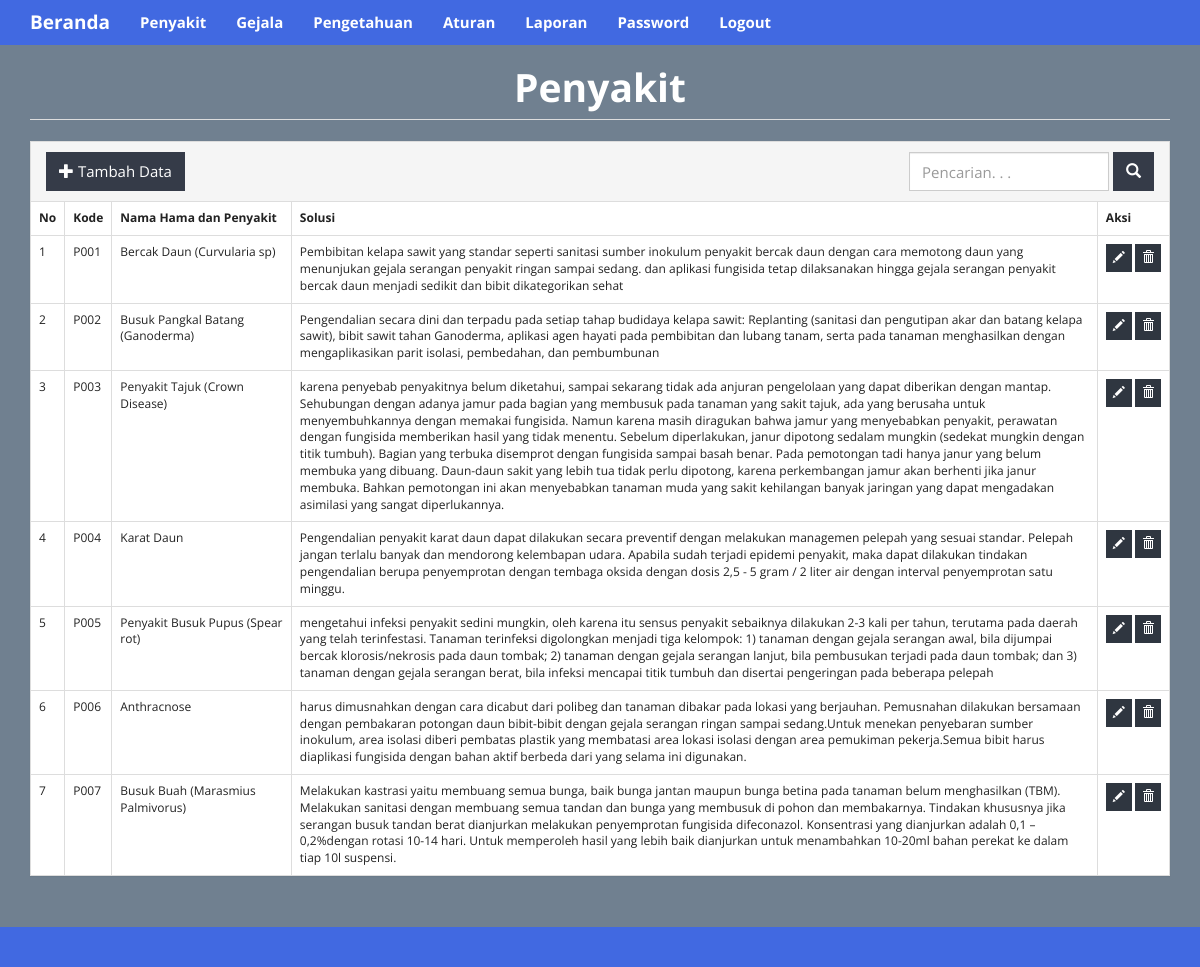
The page /index.php?m=diagnosa (signed in) on the database its author committed.
### tables this page shows
CREATE TABLE `tb_diagnosa` (
  `kode_diagnosa` varchar(16) NOT NULL,
  `nama_diagnosa` varchar(255) DEFAULT NULL,
  `solusi` text NOT NULL,
  `penyebab` text NOT NULL
);

### functions.php (called while the page is built, shortened)
<?php
$config["server"]='localhost';
$config["username"]='user';
$config["password"]='password';
$config["database_name"]='spforwardcf3';
include'includes/db.php';
$db = new DB($config['server'], $config['username'], $config['password'], $config['database_name']);
include'includes/general.php';
$mod = @$_GET['m'];

### includes/general.php (called while the page is built, shortened)
<?php
function esc_field($str){
    if (@!get_magic_quotes_gpc())
        return addslashes($str);
    else
        return $str;
}

### includes/db.php (called while the page is built, shortened)
<?php
class DB{
    var $conn = null;
    public function __construct($host, $username, $passwd, $dbname){
        $this->conn = mysqli_connect($host, $username, $passwd, $dbname);
    }
    public function query($sql){
        $query = mysqli_query($this->conn, $sql) or die('<pre>Error mysqli_query: ' . mysqli_error($this->conn) . '<br />' . $sql . '</pre>');
        return $query;
    }
    public function get_results($sql){
        $query = $this->query($sql);
        $arr = array();
        while($row = mysqli_fetch_object($query)){
            $arr[] = $row;
        }
        return $arr;
    }
}

### diagnosa.php (the view, shortened to what this page needs)
<body class="latar">
<div class="page-header">
    <h1 style="color: #fff;" align="center"><b>Penyakit</b></h1>
</div>
<div class="panel panel-default">
    <div class="panel-heading" align="right">
        <form class="form-inline">
            <div class="form-group">
                <input class="form-control" type="text" placeholder="Pencarian. . ." name="q" value="<?=@$_GET['q']?>" />
            </div>
            <div class="form-group">
                <button class="btn tambah"><span class="glyphicon glyphicon-search"></span></button>
            </div>
            <span class="pull-left">
            <div class="form-group">
                <a class="btn tambah" href="?m=diagnosa_tambah"><span class="glyphicon glyphicon-plus"></span> Tambah Data</a>
            </div></span>
        </form>
    </div>
    <div class="table-responsive">
        <table class="table table-bordered table-hover ">
            <thead><tr class="nw">
                <th>No</th>
                <th>Kode</th>
                <th>Nama Hama dan Penyakit</th>
                <th>Solusi</th>
                <th>Aksi</th>
            </tr></thead>
            <?php
            $q = esc_field(@$_GET['q']);
            $rows = $db->get_results("SELECT * FROM tb_diagnosa
                WHERE kode_diagnosa LIKE '%$q%' OR nama_diagnosa LIKE '%$q%' OR penyebab LIKE '%$q%' OR solusi LIKE '%$q%'
                ORDER BY kode_diagnosa");
            $no=0;
            foreach($rows as $row):?>
            <tr>
                <td><?=++$no ?></td>
                <td><?=$row->kode_diagnosa?></td>
                <td><?=$row->nama_diagnosa?></td>
                <td><?=$row->solusi?></td>
                <td class="nw">
                    <a class="btn btn-xs edit" href="?m=diagnosa_ubah&ID=<?=$row->kode_diagnosa?>"><span class="glyphicon glyphicon-pencil"></span></a>
                    <a class="btn btn-xs edit" href="aksi.php?act=diagnosa_hapus&ID=<?=$row->kode_diagnosa?>" onclick="return confirm('Hapus data?')"><span class="glyphicon glyphicon-trash"></span></a>
                </td>
            </tr>
            <?php endforeach;?>
        </table>
    </div>
</div>
</body>

### index.php (shortened to what this page needs)
<?php
include'functions.php';
?>
<!DOCTYPE html>
<html lang="en">
  <head>
    <link href="assets/css/yeti-bootstrap.min.css" rel="stylesheet"/>
    <link href="assets/css/general.css" rel="stylesheet"/>
    <link href="assets/css/select2.min.css" rel="stylesheet"/>
  </head>
  <body>
    <nav class="navbar navbar-default navbar-static-top" style="background-color : #4169E1">
      <div class="container">
        <div class="navbar-header">
          <a class="navbar-brand" href="?" class="d"><b>Beranda</b></a>
        </div>
        <div id="navbar" class="navbar-collapse collapse">
          <ul class="nav navbar-nav">
            <?php if($_SESSION['login']):?>
            <li><a href="?m=diagnosa" class="t"><b>Penyakit</b></a></li>
            <li><a href="?m=gejala" class="t"><b>Gejala</b></a></li>
            <li><a href="?m=relasi" class="t"><b>Pengetahuan</b></a></li>
            <li><a href="?m=rule" class="t"><b>Aturan</b></a></li>
            <li><a href="?m=laporan" class="t"><b>Laporan</b></a></li>
            <li><a href="?m=password" class="t"><b>Password</b></a></li>
            <li><a href="aksi.php?act=logout" class="t"><b>Logout</b></a></li>
            <?php endif?>
          </ul>
        </div>
      </div>
    </nav>
    <div>
    <div class="container">
    <?php
        if(file_exists($mod.'.php'))
            include $mod.'.php';
        else
            include 'home.php';
    ?>
  </div>
    </div>
    <footer class="footer" style="background-color: #4169E1; color: #fff;">
    </footer>
  </body>
</html>

### assets/css/general.css (style rules this page uses)
html { position: relative; min-height: 100%; }
body { margin-bottom: 70px; }
.footer { position: absolute; bottom: 0; width: 100%; height: 40px; }
.nw { white-space: nowrap; }
.page-header { margin-top: 0; padding-bottom: 0; }
.page-header h1 { margin-top: 0; }

### index.php (style rules this page uses)
.tambah { background-color: #e67e22; color: #fff; }
.edit { background-color: #3498db; color: #fff; }
.t { font-size: 15px; font-family: unset; }
.latar { background-color: #708090 ; }
.tambah { background-color: #353b48; }
.edit { background-color: #2f3640; }

### rows shown on the page
tb_diagnosa: kode_diagnosa "P001", nama_diagnosa "Bercak Daun (Curvularia sp)", solusi "Pembibitan kelapa sawit yang standar seperti sanitasi sumber inokulum penyakit bercak daun dengan cara memotong daun yang menunjukan gejala serangan penyakit ringan sampai sedang. dan aplikasi fungisida tetap dilaksanakan hingga gejala serangan penyakit bercak daun menjadi sedikit dan bibit dikategorikan sehat"
tb_diagnosa: kode_diagnosa "P002", nama_diagnosa "Busuk Pangkal Batang (Ganoderma)", solusi "Pengendalian secara dini dan terpadu pada setiap tahap budidaya kelapa sawit: Replanting (sanitasi dan pengutipan akar dan batang kelapa sawit), bibit sawit tahan Ganoderma, aplikasi agen hayati pada pembibitan dan lubang tanam, serta pada tanaman menghasilkan dengan mengaplikasikan parit isolasi, pembedahan, dan pembumbunan"
tb_diagnosa: kode_diagnosa "P003", nama_diagnosa "Penyakit Tajuk (Crown Disease)", solusi "karena penyebab penyakitnya belum diketahui, sampai sekarang tidak ada anjuran pengelolaan yang dapat diberikan dengan mantap. Sehubungan dengan adanya jamur pada bagian yang membusuk pada tanaman yang sakit tajuk, ada yang berusaha untuk menyembuhkannya dengan memakai fungisida. Namun karena masih diragukan bahwa jamur yang menyebabkan penyakit, perawatan dengan fungisida memberikan hasil yang tidak menentu. Sebelum diperlakukan, janur dipotong sedalam mungkin (sedekat mungkin dengan titik tumbuh). Bagian yang terbuka disemprot dengan fungisida sampai basah benar. Pada pemotongan tadi hanya janur yang belum membuka yang dibuang. Daun-daun sakit yang lebih tua tidak perlu dipotong, karena…"
tb_diagnosa: kode_diagnosa "P004", nama_diagnosa "Karat Daun", solusi "Pengendalian penyakit karat daun dapat dilakukan secara preventif dengan melakukan managemen pelepah yang sesuai standar. Pelepah jangan terlalu banyak dan mendorong kelembapan udara. Apabila sudah terjadi epidemi penyakit, maka dapat dilakukan tindakan pengendalian berupa penyemprotan dengan tembaga oksida dengan dosis 2,5 - 5 gram / 2 liter air dengan interval penyemprotan satu minggu."
tb_diagnosa: kode_diagnosa "P005", nama_diagnosa "Penyakit Busuk Pupus (Spear rot)", solusi "mengetahui infeksi penyakit sedini mungkin, oleh karena itu sensus penyakit sebaiknya dilakukan 2-3 kali per tahun, terutama pada daerah yang telah terinfestasi. Tanaman terinfeksi digolongkan menjadi tiga kelompok: 1) tanaman dengan gejala serangan awal, bila dijumpai bercak klorosis/nekrosis pada daun tombak; 2) tanaman dengan gejala serangan lanjut, bila pembusukan terjadi pada daun tombak; dan 3) tanaman dengan gejala serangan berat, bila infeksi mencapai titik tumbuh dan disertai pengeringan pada beberapa pelepah"
tb_diagnosa: kode_diagnosa "P006", nama_diagnosa "Anthracnose", solusi "harus dimusnahkan dengan cara dicabut dari polibeg dan tanaman dibakar pada lokasi yang berjauhan. Pemusnahan dilakukan bersamaan dengan pembakaran potongan daun bibit-bibit dengan gejala serangan ringan sampai sedang.Untuk menekan penyebaran sumber inokulum, area isolasi diberi pembatas plastik yang membatasi area lokasi isolasi dengan area pemukiman pekerja.Semua bibit harus diaplikasi fungisida dengan bahan aktif berbeda dari yang selama ini digunakan."
tb_diagnosa: kode_diagnosa "P007", nama_diagnosa "Busuk Buah (Marasmius Palmivorus)", solusi "Melakukan kastrasi yaitu membuang semua bunga, baik bunga jantan maupun bunga betina pada tanaman belum menghasilkan (TBM). Melakukan sanitasi dengan membuang semua tandan dan bunga yang membusuk di pohon dan membakarnya. Tindakan khususnya jika serangan busuk tandan berat dianjurkan melakukan penyemprotan fungisida difeconazol. Konsentrasi yang dianjurkan adalah 0,1 – 0,2%dengan rotasi 10-14 hari. Untuk memperoleh hasil yang lebih baik dianjurkan untuk menambahkan 10-20ml bahan perekat ke dalam tiap 10l suspensi."
